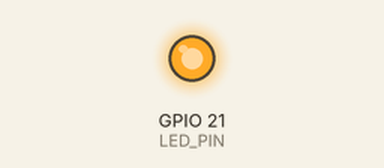
Bench run of a program on a simulated ESP32-S3. Shown: output pins drawn as LEDs (lit = HIGH). What the program prints to the serial monitor is not drawn.

Above: at 0.8 s.
At 2.85 s:
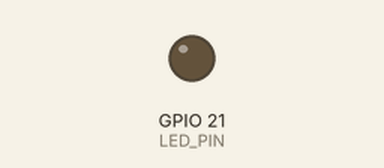
Timing chart, 0 to 3.1 s (numbered marks = the images above):
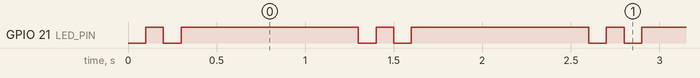

The program:

main.cpp
```cpp
#include <Arduino.h>


// 定义LED引脚
const int LED_PIN = 21;

void setup() {
  Serial.begin(9600); // 初始化串口通信
  Serial.println("Hello World!"); // 向串口打印Hello World!
  pinMode(LED_PIN, OUTPUT); // 将LED引脚配置为输出模式
}

void loop() {
  // 飞机灯双闪
  digitalWrite(LED_PIN, LOW); // 将LED引脚输出低电平
  delay(100);
  digitalWrite(LED_PIN, HIGH); // 将LED引脚输出高电平
  delay(100);
  digitalWrite(LED_PIN, LOW); // 将LED引脚输出低电平
  delay(100);
  digitalWrite(LED_PIN, HIGH); // 将LED引脚输出高电平
  delay(1000);
}
```

Measured:
- by itself, GPIO 21 (LED_PIN): repeats every 1.3 s: LOW 0.10 s, HIGH 1.0 s, LOW 0.10 s, HIGH 0.10 s
